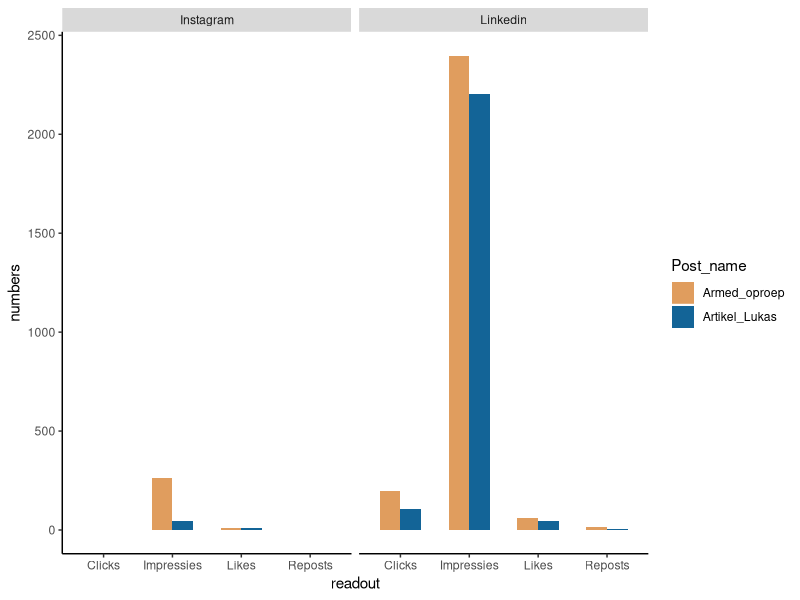

The R script that drew this image:
# clear workspace
rm(list=ls())

# excel reader 
### if not installed, run this line:
### install.packages("tidyr")
### install.packages("ggplot2")
library("tidyr")
library("ggplot2")

# read data
raw_data <- as.data.frame( cbind( c(0,2,105,199),
                                 c(46,262,2205,2398),
                                 c(9,12,45,60),
                                 c(0,0,4,16) ) )
categories <- as.data.frame( cbind( c("Artikel_Lukas","Armed_oproep","Artikel_Lukas","Armed_oproep"),
                                    c("Instagram","Instagram","Linkedin","Linkedin") ) )
colnames(raw_data) <- c( "Clicks", "Impressies", "Likes", "Reposts")
colnames(categories) <- c("Post_name", "Social_channel")

my_data <- cbind(categories,raw_data)

# view data
my_data

# put data into long format
my_data_long <- gather(my_data, readout, numbers, Clicks:Reposts, factor_key=TRUE)

# plot bar chart
ggplot(data=my_data_long, aes(x=readout, y=numbers, fill=Post_name, group=Post_name ) ) +
  geom_bar(position="dodge", stat="identity", width=0.6) + 
  scale_colour_manual(values=c("#e09d5e","#136497")) + scale_fill_manual(values=c("#e09d5e","#136497")) +
  theme(panel.background = element_rect(fill="white",colour="white"), panel.border = element_blank(), panel.grid.major = element_blank(), panel.grid.minor = element_blank(), axis.line = element_line(colour = "black")) +
  facet_wrap( . ~ Social_channel)

# sum data per post (1) or per social channel (2)
data_post   <- my_data[1:2,4:5] + my_data[3:4,4:5] 
data_social <- my_data[c(1,3),4:5] + my_data[c(2,4),4:5]
                     
# Fisher's Exact test to compare posts (1) and social channels (2)
stats::fisher.test(data_post)
stats::fisher.test(data_social)
